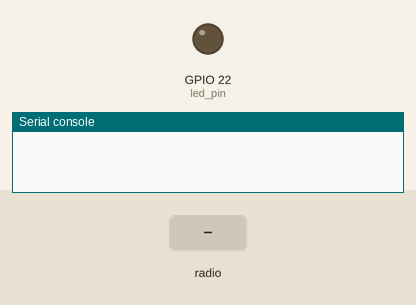
Simulated run of this program. Board: ESP32 board running MicroPython. Shown: output pins drawn as LEDs (lit = HIGH), the last lines printed to the serial console. The test bench sets the inputs (shaded band).

Above: at 1.2 s.
1.3 s: radio message "ledOn" arrives
At 2.3 s:
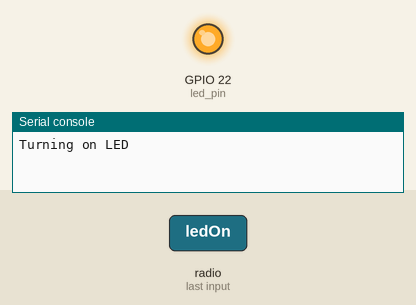
2.8 s: radio message "ledOff" arrives
At 3.5 s:
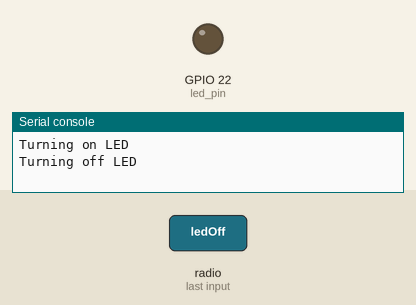
Timing chart, 0 to 5.8 s (numbered marks = the images above; inputs shaded):
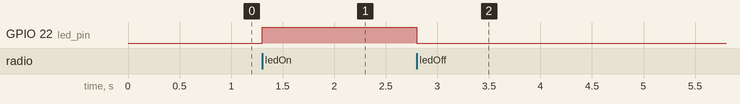

The program:

esp_now_async_button_click_receiver.py
```python
import network
import aioespnow
import machine
import asyncio

# A WLAN interface must be active to send()/recv()
sta = network.WLAN(network.STA_IF)  # Or network.AP_IF
sta.active(True)
sta.disconnect()      # For ESP8266

# Initialize ESP-NOW
esp = aioespnow.AIOESPNow()  # Returns AIOESPNow enhanced with async support
esp.active(True)

led_pin = machine.Pin(22, machine.Pin.OUT)

async def wait_for_message():
    while True:
        _, msg = esp.recv()
        if msg:             # msg == None if timeout in recv()
            if msg == b'ledOn':
                print("Turning on LED")
                led_pin.on()
            elif msg == b'ledOff':
                print("Turning off LED")
                led_pin.off()
            else:
                print(f"Unknown message {msg}")


asyncio.run(wait_for_message())
```

Measured:
- after the input at 1.3 s, GPIO 22 (led_pin): LOW → HIGH at once
- after the input at 2.8 s, GPIO 22 (led_pin): HIGH → LOW at once
